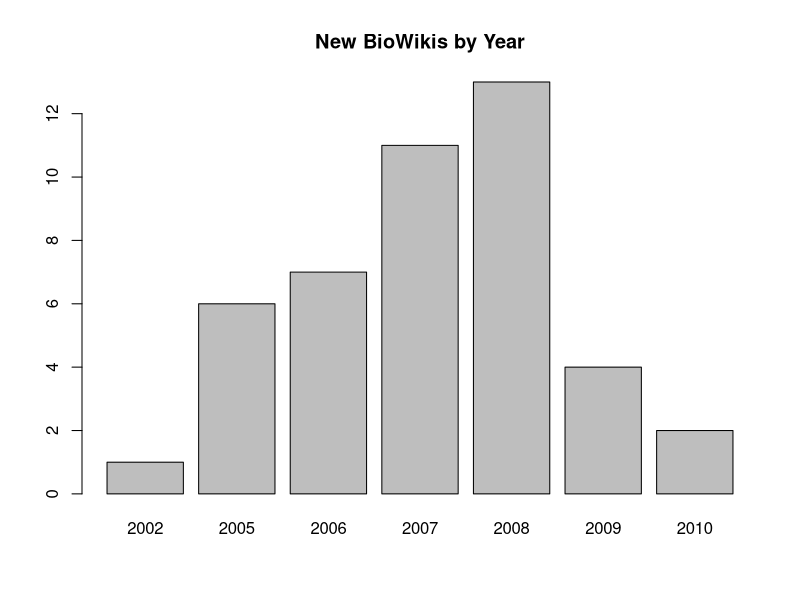

Reproduce this figure in R.
if(!interactive())
  png()

## my.dat <- 
##   read.table("table.dat", sep="\t")


## barplot(table(my.dat$V1),
##         main="New BioWikis by Year")




## The table can be downloaded from the wiki directly using:
## curl "http://www.bioinformatics.org/wiki/Special:Ask/-5B-5BCategory:BioWiki-5D-5D/-3FCategories/-3FContent-20pages-20new/-3FContributions/-3FCreated-23ISO/-3FEdits/-3FEmail/-3FExtension/-3FHomepage/-3FInstitution/-3FLogo-20file/-3FMediaWiki-20API-20URL/-3FModification-20date/-3FPerson/-3FPlatform/-3FUsers/-3FUsers-20active/format%3Dcsv/sep%3D,/mainlabel%3DName/headers%3Dshow/limit%3D100" >  biowiki.table.csv

my.dat <-
  read.csv("biowiki.table.csv")

head(my.dat, 3)
nrow(my.dat)

as.Date(my.dat$Created)

## Test for 'bad' dates
my.dat[is.na(as.Date(my.dat$Created)),]

my.years <-
  format(as.Date(my.dat$Created), "%Y")

barplot(table(my.years),
        main="New BioWikis by Year")
